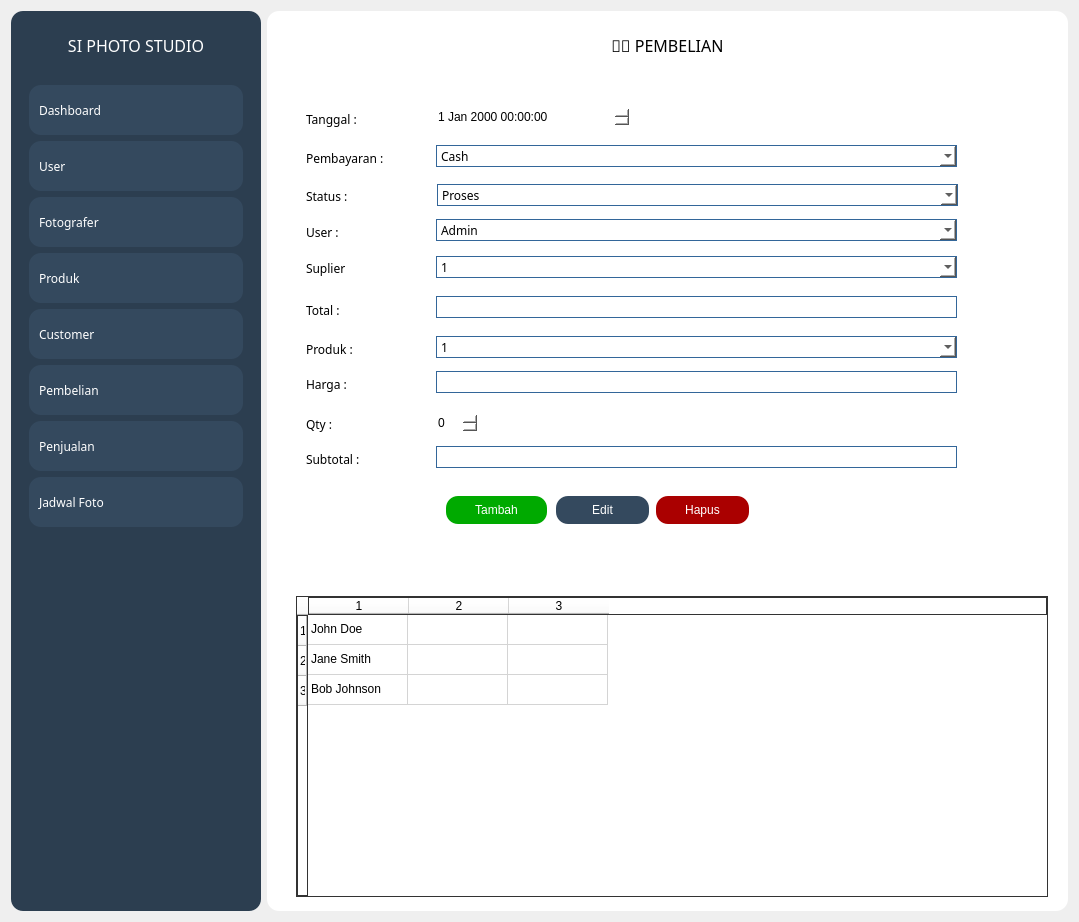
<?xml version="1.0" encoding="UTF-8"?>
<ui version="4.0">
 <class>Form</class>
 <widget class="QWidget" name="Form">
  <property name="geometry">
   <rect>
    <x>0</x>
    <y>0</y>
    <width>1079</width>
    <height>922</height>
   </rect>
  </property>
  <property name="windowTitle">
   <string>Form</string>
  </property>
  <layout class="QHBoxLayout" name="horizontalLayout">
   <item>
    <widget class="QFrame" name="frame">
     <property name="minimumSize">
      <size>
       <width>250</width>
       <height>0</height>
      </size>
     </property>
     <property name="maximumSize">
      <size>
       <width>200</width>
       <height>16777215</height>
      </size>
     </property>
     <property name="styleSheet">
      <string notr="true">background-color: rgb(44, 62, 80);
border-radius: 12px;</string>
     </property>
     <property name="frameShape">
      <enum>QFrame::StyledPanel</enum>
     </property>
     <property name="frameShadow">
      <enum>QFrame::Raised</enum>
     </property>
     <layout class="QVBoxLayout" name="verticalLayout_2">
      <item>
       <widget class="QFrame" name="frame_5">
        <property name="minimumSize">
         <size>
          <width>0</width>
          <height>50</height>
         </size>
        </property>
        <property name="maximumSize">
         <size>
          <width>16777215</width>
          <height>50</height>
         </size>
        </property>
        <property name="frameShape">
         <enum>QFrame::StyledPanel</enum>
        </property>
        <property name="frameShadow">
         <enum>QFrame::Raised</enum>
        </property>
        <layout class="QHBoxLayout" name="horizontalLayout_3">
         <item>
          <widget class="QLabel" name="label_2">
           <property name="font">
            <font>
             <family>Poppins Black</family>
             <pointsize>12</pointsize>
            </font>
           </property>
           <property name="styleSheet">
            <string notr="true">color: rgb(255, 255, 255);</string>
           </property>
           <property name="text">
            <string>SI PHOTO STUDIO</string>
           </property>
           <property name="alignment">
            <set>Qt::AlignCenter</set>
           </property>
          </widget>
         </item>
        </layout>
       </widget>
      </item>
      <item>
       <widget class="QFrame" name="frame_6">
        <property name="frameShape">
         <enum>QFrame::StyledPanel</enum>
        </property>
        <property name="frameShadow">
         <enum>QFrame::Raised</enum>
        </property>
        <layout class="QVBoxLayout" name="verticalLayout_3">
         <item>
          <widget class="QPushButton" name="pushButton">
           <property name="minimumSize">
            <size>
             <width>50</width>
             <height>50</height>
            </size>
           </property>
           <property name="font">
            <font>
             <family>Poppins Black</family>
            </font>
           </property>
           <property name="layoutDirection">
            <enum>Qt::LeftToRight</enum>
           </property>
           <property name="styleSheet">
            <string notr="true">QPushButton {
color: rgb(255, 255, 255);
background-color: rgb(52, 73, 94);
text-align: left;
padding-left: 10px;
border-radius: 12px;
}

QPushButton:hover {
    background-color: #3498DB;
}</string>
           </property>
           <property name="text">
            <string>Dashboard</string>
           </property>
          </widget>
         </item>
         <item>
          <widget class="QPushButton" name="pushButton_2">
           <property name="minimumSize">
            <size>
             <width>50</width>
             <height>50</height>
            </size>
           </property>
           <property name="font">
            <font>
             <family>Poppins Black</family>
            </font>
           </property>
           <property name="layoutDirection">
            <enum>Qt::LeftToRight</enum>
           </property>
           <property name="styleSheet">
            <string notr="true">QPushButton {
color: rgb(255, 255, 255);
background-color: rgb(52, 73, 94);
text-align: left;
padding-left: 10px;
border-radius: 12px;
}

QPushButton:hover {
    background-color: #3498DB;
}</string>
           </property>
           <property name="text">
            <string>User</string>
           </property>
          </widget>
         </item>
         <item>
          <widget class="QPushButton" name="pushButton_11">
           <property name="minimumSize">
            <size>
             <width>50</width>
             <height>50</height>
            </size>
           </property>
           <property name="font">
            <font>
             <family>Poppins Black</family>
            </font>
           </property>
           <property name="layoutDirection">
            <enum>Qt::LeftToRight</enum>
           </property>
           <property name="styleSheet">
            <string notr="true">QPushButton {
color: rgb(255, 255, 255);
background-color: rgb(52, 73, 94);
text-align: left;
padding-left: 10px;
border-radius: 12px;
}

QPushButton:hover {
    background-color: #3498DB;
}</string>
           </property>
           <property name="text">
            <string>Fotografer</string>
           </property>
          </widget>
         </item>
         <item>
          <widget class="QPushButton" name="pushButton_3">
           <property name="minimumSize">
            <size>
             <width>50</width>
             <height>50</height>
            </size>
           </property>
           <property name="font">
            <font>
             <family>Poppins Black</family>
            </font>
           </property>
           <property name="layoutDirection">
            <enum>Qt::LeftToRight</enum>
           </property>
           <property name="styleSheet">
            <string notr="true">QPushButton {
color: rgb(255, 255, 255);
background-color: rgb(52, 73, 94);
text-align: left;
padding-left: 10px;
border-radius: 12px;
}

QPushButton:hover {
    background-color: #3498DB;
}</string>
           </property>
           <property name="text">
            <string>Produk</string>
           </property>
          </widget>
         </item>
         <item>
          <widget class="QPushButton" name="pushButton_4">
           <property name="minimumSize">
            <size>
             <width>50</width>
             <height>50</height>
            </size>
           </property>
           <property name="font">
            <font>
             <family>Poppins Black</family>
            </font>
           </property>
           <property name="layoutDirection">
            <enum>Qt::LeftToRight</enum>
           </property>
           <property name="styleSheet">
            <string notr="true">QPushButton {
color: rgb(255, 255, 255);
background-color: rgb(52, 73, 94);
text-align: left;
padding-left: 10px;
border-radius: 12px;
}

QPushButton:hover {
    background-color: #3498DB;
}</string>
           </property>
           <property name="text">
            <string>Customer</string>
           </property>
          </widget>
         </item>
         <item>
          <widget class="QPushButton" name="pushButton_10">
           <property name="minimumSize">
            <size>
             <width>50</width>
             <height>50</height>
            </size>
           </property>
           <property name="font">
            <font>
             <family>Poppins Black</family>
            </font>
           </property>
           <property name="layoutDirection">
            <enum>Qt::LeftToRight</enum>
           </property>
           <property name="styleSheet">
            <string notr="true">QPushButton {
color: rgb(255, 255, 255);
background-color: rgb(52, 73, 94);
text-align: left;
padding-left: 10px;
border-radius: 12px;
}

QPushButton:hover {
    background-color: #3498DB;
}</string>
           </property>
           <property name="text">
            <string>Pembelian</string>
           </property>
          </widget>
         </item>
         <item>
          <widget class="QPushButton" name="pushButton_5">
           <property name="minimumSize">
            <size>
             <width>50</width>
             <height>50</height>
            </size>
           </property>
           <property name="font">
            <font>
             <family>Poppins Black</family>
            </font>
           </property>
           <property name="layoutDirection">
            <enum>Qt::LeftToRight</enum>
           </property>
           <property name="styleSheet">
            <string notr="true">QPushButton {
color: rgb(255, 255, 255);
background-color: rgb(52, 73, 94);
text-align: left;
padding-left: 10px;
border-radius: 12px;
}

QPushButton:hover {
    background-color: #3498DB;
}</string>
           </property>
           <property name="text">
            <string>Penjualan</string>
           </property>
          </widget>
         </item>
         <item>
          <widget class="QPushButton" name="pushButton_9">
           <property name="minimumSize">
            <size>
             <width>50</width>
             <height>50</height>
            </size>
           </property>
           <property name="font">
            <font>
             <family>Poppins Black</family>
            </font>
           </property>
           <property name="layoutDirection">
            <enum>Qt::LeftToRight</enum>
           </property>
           <property name="styleSheet">
            <string notr="true">QPushButton {
color: rgb(255, 255, 255);
background-color: rgb(52, 73, 94);
text-align: left;
padding-left: 10px;
border-radius: 12px;
}

QPushButton:hover {
    background-color: #3498DB;
}</string>
           </property>
           <property name="text">
            <string>Jadwal Foto</string>
           </property>
          </widget>
         </item>
         <item>
          <spacer name="verticalSpacer">
           <property name="orientation">
            <enum>Qt::Vertical</enum>
           </property>
           <property name="sizeHint" stdset="0">
            <size>
             <width>20</width>
             <height>40</height>
            </size>
           </property>
          </spacer>
         </item>
        </layout>
       </widget>
      </item>
     </layout>
    </widget>
   </item>
   <item>
    <widget class="QFrame" name="frame_2">
     <property name="minimumSize">
      <size>
       <width>800</width>
       <height>900</height>
      </size>
     </property>
     <property name="styleSheet">
      <string notr="true">background-color: rgb(255, 255, 255);
border-radius: 12px;</string>
     </property>
     <property name="frameShape">
      <enum>QFrame::StyledPanel</enum>
     </property>
     <property name="frameShadow">
      <enum>QFrame::Raised</enum>
     </property>
     <layout class="QVBoxLayout" name="verticalLayout">
      <item>
       <widget class="QFrame" name="frame_3">
        <property name="minimumSize">
         <size>
          <width>0</width>
          <height>50</height>
         </size>
        </property>
        <property name="maximumSize">
         <size>
          <width>16777215</width>
          <height>50</height>
         </size>
        </property>
        <property name="frameShape">
         <enum>QFrame::StyledPanel</enum>
        </property>
        <property name="frameShadow">
         <enum>QFrame::Raised</enum>
        </property>
        <layout class="QHBoxLayout" name="horizontalLayout_2">
         <item>
          <widget class="QLabel" name="label">
           <property name="font">
            <font>
             <family>Poppins Black</family>
             <pointsize>12</pointsize>
            </font>
           </property>
           <property name="text">
            <string>🧑‍💼 PEMBELIAN</string>
           </property>
           <property name="alignment">
            <set>Qt::AlignCenter</set>
           </property>
          </widget>
         </item>
        </layout>
       </widget>
      </item>
      <item>
       <widget class="QFrame" name="frame_4">
        <property name="styleSheet">
         <string>QPushButton {
color: rgb(255, 255, 255);
background-color: rgb(52, 73, 94);
text-align: center;
border-radius: 12px;
}

QPushButton:hover {
    background-color: #3498DB;
}</string>
        </property>
        <property name="frameShape">
         <enum>QFrame::StyledPanel</enum>
        </property>
        <property name="frameShadow">
         <enum>QFrame::Raised</enum>
        </property>
        <widget class="QTableWidget" name="tableWidget">
         <property name="geometry">
          <rect>
           <x>20</x>
           <y>520</y>
           <width>752</width>
           <height>301</height>
          </rect>
         </property>
         <property name="styleSheet">
          <string notr="true">border: 1px solid #333;
border-radius: 0px;
</string>
         </property>
         <property name="rowCount">
          <number>3</number>
         </property>
         <property name="columnCount">
          <number>3</number>
         </property>
         <row/>
         <row/>
         <row/>
         <column/>
         <column/>
         <column/>
         <item row="0" column="0">
          <property name="text">
           <string>John Doe</string>
          </property>
         </item>
         <item row="0" column="1">
          <property name="text">
           <string/>
          </property>
         </item>
         <item row="1" column="0">
          <property name="text">
           <string>Jane Smith</string>
          </property>
         </item>
         <item row="2" column="0">
          <property name="text">
           <string>Bob Johnson</string>
          </property>
         </item>
        </widget>
        <widget class="QLabel" name="label_3">
         <property name="geometry">
          <rect>
           <x>30</x>
           <y>35</y>
           <width>101</width>
           <height>16</height>
          </rect>
         </property>
         <property name="font">
          <font>
           <family>Poppins SemiBold</family>
          </font>
         </property>
         <property name="text">
          <string>Tanggal :</string>
         </property>
        </widget>
        <widget class="QLabel" name="label_4">
         <property name="geometry">
          <rect>
           <x>30</x>
           <y>74</y>
           <width>111</width>
           <height>16</height>
          </rect>
         </property>
         <property name="font">
          <font>
           <family>Poppins SemiBold</family>
          </font>
         </property>
         <property name="text">
          <string>Pembayaran : </string>
         </property>
        </widget>
        <widget class="QLabel" name="label_5">
         <property name="geometry">
          <rect>
           <x>30</x>
           <y>112</y>
           <width>81</width>
           <height>16</height>
          </rect>
         </property>
         <property name="font">
          <font>
           <family>Poppins SemiBold</family>
          </font>
         </property>
         <property name="text">
          <string>Status :</string>
         </property>
        </widget>
        <widget class="QLabel" name="label_6">
         <property name="geometry">
          <rect>
           <x>30</x>
           <y>148</y>
           <width>81</width>
           <height>16</height>
          </rect>
         </property>
         <property name="font">
          <font>
           <family>Poppins SemiBold</family>
          </font>
         </property>
         <property name="text">
          <string>User :</string>
         </property>
        </widget>
        <widget class="QLabel" name="label_7">
         <property name="geometry">
          <rect>
           <x>30</x>
           <y>184</y>
           <width>71</width>
           <height>16</height>
          </rect>
         </property>
         <property name="font">
          <font>
           <family>Poppins SemiBold</family>
          </font>
         </property>
         <property name="text">
          <string>Suplier</string>
         </property>
        </widget>
        <widget class="QLabel" name="label_8">
         <property name="geometry">
          <rect>
           <x>30</x>
           <y>226</y>
           <width>55</width>
           <height>16</height>
          </rect>
         </property>
         <property name="font">
          <font>
           <family>Poppins SemiBold</family>
          </font>
         </property>
         <property name="text">
          <string>Total :</string>
         </property>
        </widget>
        <widget class="QLabel" name="label_9">
         <property name="geometry">
          <rect>
           <x>30</x>
           <y>265</y>
           <width>55</width>
           <height>16</height>
          </rect>
         </property>
         <property name="font">
          <font>
           <family>Poppins SemiBold</family>
          </font>
         </property>
         <property name="text">
          <string>Produk :</string>
         </property>
        </widget>
        <widget class="QLineEdit" name="lineEdit_3">
         <property name="geometry">
          <rect>
           <x>160</x>
           <y>220</y>
           <width>521</width>
           <height>22</height>
          </rect>
         </property>
         <property name="font">
          <font>
           <family>Poppins SemiBold</family>
          </font>
         </property>
         <property name="styleSheet">
          <string notr="true">border: 1px solid #336699;
</string>
         </property>
        </widget>
        <widget class="QComboBox" name="comboBox">
         <property name="geometry">
          <rect>
           <x>160</x>
           <y>143</y>
           <width>521</width>
           <height>22</height>
          </rect>
         </property>
         <property name="font">
          <font>
           <family>Poppins SemiBold</family>
          </font>
         </property>
         <property name="styleSheet">
          <string notr="true">border: 1px solid #336699;
</string>
         </property>
         <item>
          <property name="text">
           <string>Admin</string>
          </property>
         </item>
         <item>
          <property name="text">
           <string>Kasir</string>
          </property>
         </item>
         <item>
          <property name="text">
           <string>Fotografer</string>
          </property>
         </item>
        </widget>
        <widget class="QPushButton" name="pushButton_6">
         <property name="geometry">
          <rect>
           <x>170</x>
           <y>420</y>
           <width>101</width>
           <height>28</height>
          </rect>
         </property>
         <property name="accessibleDescription">
          <string/>
         </property>
         <property name="layoutDirection">
          <enum>Qt::LeftToRight</enum>
         </property>
         <property name="styleSheet">
          <string notr="true">QPushButton {
color: rgb(255, 255, 255);
background-color: rgb(0, 170, 0);
text-align: center;
border-radius: 12px;
}

QPushButton:hover {
background-color: rgb(170, 255, 127);	
}</string>
         </property>
         <property name="text">
          <string>Tambah</string>
         </property>
        </widget>
        <widget class="QPushButton" name="pushButton_7">
         <property name="geometry">
          <rect>
           <x>280</x>
           <y>420</y>
           <width>93</width>
           <height>28</height>
          </rect>
         </property>
         <property name="styleSheet">
          <string notr="true">QPushButton {
color: rgb(255, 255, 255);
background-color: rgb(52, 73, 94);
text-align: center;
border-radius: 12px;
}

QPushButton:hover {
    background-color: #3498DB;
}</string>
         </property>
         <property name="text">
          <string>Edit</string>
         </property>
        </widget>
        <widget class="QPushButton" name="pushButton_8">
         <property name="geometry">
          <rect>
           <x>380</x>
           <y>420</y>
           <width>93</width>
           <height>28</height>
          </rect>
         </property>
         <property name="styleSheet">
          <string notr="true">QPushButton {
color: rgb(255, 255, 255);
background-color: rgb(170, 0, 0);
text-align: center;
border-radius: 12px;
}

QPushButton:hover {
background-color: rgb(255, 0, 0);
}</string>
         </property>
         <property name="text">
          <string>Hapus</string>
         </property>
        </widget>
        <widget class="QLineEdit" name="lineEdit_7">
         <property name="geometry">
          <rect>
           <x>160</x>
           <y>295</y>
           <width>521</width>
           <height>22</height>
          </rect>
         </property>
         <property name="font">
          <font>
           <family>Poppins SemiBold</family>
          </font>
         </property>
         <property name="styleSheet">
          <string notr="true">border: 1px solid #336699;
</string>
         </property>
        </widget>
        <widget class="QLabel" name="label_10">
         <property name="geometry">
          <rect>
           <x>30</x>
           <y>300</y>
           <width>55</width>
           <height>16</height>
          </rect>
         </property>
         <property name="font">
          <font>
           <family>Poppins SemiBold</family>
          </font>
         </property>
         <property name="text">
          <string>Harga :</string>
         </property>
        </widget>
        <widget class="QLabel" name="label_11">
         <property name="geometry">
          <rect>
           <x>30</x>
           <y>340</y>
           <width>55</width>
           <height>16</height>
          </rect>
         </property>
         <property name="font">
          <font>
           <family>Poppins SemiBold</family>
          </font>
         </property>
         <property name="text">
          <string>Qty :</string>
         </property>
        </widget>
        <widget class="QLineEdit" name="lineEdit_9">
         <property name="geometry">
          <rect>
           <x>160</x>
           <y>370</y>
           <width>521</width>
           <height>22</height>
          </rect>
         </property>
         <property name="font">
          <font>
           <family>Poppins SemiBold</family>
          </font>
         </property>
         <property name="styleSheet">
          <string notr="true">border: 1px solid #336699;
</string>
         </property>
        </widget>
        <widget class="QLabel" name="label_12">
         <property name="geometry">
          <rect>
           <x>30</x>
           <y>375</y>
           <width>55</width>
           <height>16</height>
          </rect>
         </property>
         <property name="font">
          <font>
           <family>Poppins SemiBold</family>
          </font>
         </property>
         <property name="text">
          <string>Subtotal :</string>
         </property>
        </widget>
        <widget class="QDateTimeEdit" name="dateTimeEdit">
         <property name="geometry">
          <rect>
           <x>160</x>
           <y>30</y>
           <width>194</width>
           <height>22</height>
          </rect>
         </property>
        </widget>
        <widget class="QComboBox" name="comboBox_2">
         <property name="geometry">
          <rect>
           <x>160</x>
           <y>69</y>
           <width>521</width>
           <height>22</height>
          </rect>
         </property>
         <property name="font">
          <font>
           <family>Poppins SemiBold</family>
          </font>
         </property>
         <property name="styleSheet">
          <string notr="true">border: 1px solid #336699;
</string>
         </property>
         <item>
          <property name="text">
           <string>Cash</string>
          </property>
         </item>
         <item>
          <property name="text">
           <string>Transfer</string>
          </property>
         </item>
         <item>
          <property name="text">
           <string>Qris</string>
          </property>
         </item>
        </widget>
        <widget class="QComboBox" name="comboBox_3">
         <property name="geometry">
          <rect>
           <x>161</x>
           <y>108</y>
           <width>521</width>
           <height>22</height>
          </rect>
         </property>
         <property name="font">
          <font>
           <family>Poppins SemiBold</family>
          </font>
         </property>
         <property name="styleSheet">
          <string notr="true">border: 1px solid #336699;
</string>
         </property>
         <item>
          <property name="text">
           <string>Proses</string>
          </property>
         </item>
         <item>
          <property name="text">
           <string>Selesai</string>
          </property>
         </item>
        </widget>
        <widget class="QComboBox" name="comboBox_4">
         <property name="geometry">
          <rect>
           <x>160</x>
           <y>180</y>
           <width>521</width>
           <height>22</height>
          </rect>
         </property>
         <property name="font">
          <font>
           <family>Poppins SemiBold</family>
          </font>
         </property>
         <property name="styleSheet">
          <string notr="true">border: 1px solid #336699;
</string>
         </property>
         <item>
          <property name="text">
           <string>1</string>
          </property>
         </item>
         <item>
          <property name="text">
           <string>2</string>
          </property>
         </item>
         <item>
          <property name="text">
           <string>3</string>
          </property>
         </item>
         <item>
          <property name="text">
           <string>4</string>
          </property>
         </item>
         <item>
          <property name="text">
           <string>5</string>
          </property>
         </item>
        </widget>
        <widget class="QComboBox" name="comboBox_5">
         <property name="geometry">
          <rect>
           <x>160</x>
           <y>260</y>
           <width>521</width>
           <height>22</height>
          </rect>
         </property>
         <property name="font">
          <font>
           <family>Poppins SemiBold</family>
          </font>
         </property>
         <property name="styleSheet">
          <string notr="true">border: 1px solid #336699;
</string>
         </property>
         <item>
          <property name="text">
           <string>1</string>
          </property>
         </item>
         <item>
          <property name="text">
           <string>2</string>
          </property>
         </item>
         <item>
          <property name="text">
           <string>3</string>
          </property>
         </item>
         <item>
          <property name="text">
           <string>4</string>
          </property>
         </item>
         <item>
          <property name="text">
           <string>5</string>
          </property>
         </item>
        </widget>
        <widget class="QSpinBox" name="spinBox">
         <property name="geometry">
          <rect>
           <x>160</x>
           <y>336</y>
           <width>42</width>
           <height>22</height>
          </rect>
         </property>
        </widget>
        <zorder>label_9</zorder>
        <zorder>label_7</zorder>
        <zorder>label_3</zorder>
        <zorder>label_5</zorder>
        <zorder>label_8</zorder>
        <zorder>label_6</zorder>
        <zorder>label_4</zorder>
        <zorder>tableWidget</zorder>
        <zorder>lineEdit_3</zorder>
        <zorder>comboBox</zorder>
        <zorder>pushButton_6</zorder>
        <zorder>pushButton_7</zorder>
        <zorder>pushButton_8</zorder>
        <zorder>lineEdit_7</zorder>
        <zorder>label_10</zorder>
        <zorder>label_11</zorder>
        <zorder>lineEdit_9</zorder>
        <zorder>label_12</zorder>
        <zorder>dateTimeEdit</zorder>
        <zorder>comboBox_2</zorder>
        <zorder>comboBox_3</zorder>
        <zorder>comboBox_4</zorder>
        <zorder>comboBox_5</zorder>
        <zorder>spinBox</zorder>
       </widget>
      </item>
     </layout>
    </widget>
   </item>
  </layout>
 </widget>
 <resources/>
 <connections/>
</ui>
